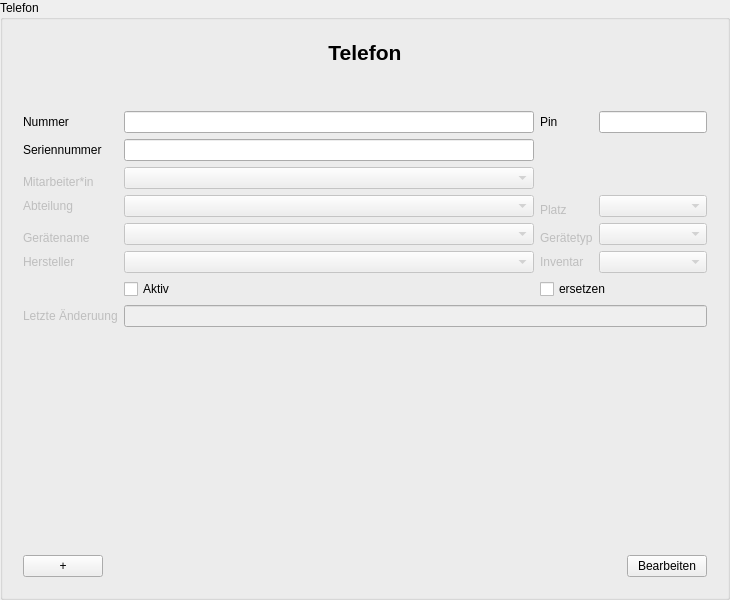
<?xml version="1.0" encoding="UTF-8" ?>
<ui version="4.0">
 <class>PhoneInputArea</class>
 <widget class="QGroupBox" name="PhoneInputArea">
  <property name="geometry">
   <rect>
    <x>0</x>
    <y>0</y>
    <width>730</width>
    <height>600</height>
   </rect>
  </property>
  <property name="windowTitle">
   <string>Telefon</string>
  </property>
  <property name="accessibleName">
   <string>PhoneInputDialog</string>
  </property>
  <property name="title">
   <string>Telefon</string>
  </property>
  <layout class="QVBoxLayout" name="verticalLayout_3">
   <item>
    <widget class="QWidget" name="formLayoutWidget" native="true">
     <layout class="QVBoxLayout" name="verticalLayout_2">
      <item>
       <layout class="QVBoxLayout" name="verticalLayout">
        <item>
         <widget class="QLabel" name="headerLabel">
          <property name="font">
           <font>
            <pointsize>16</pointsize>
            <weight>75</weight>
            <bold>true</bold>
           </font>
          </property>
          <property name="text">
           <string>Telefon</string>
          </property>
          <property name="alignment">
           <set>Qt::AlignCenter</set>
          </property>
         </widget>
        </item>
       </layout>
      </item>
      <item>
       <spacer name="verticalSpacer">
        <property name="orientation">
         <enum>Qt::Vertical</enum>
        </property>
        <property name="sizeType">
         <enum>QSizePolicy::Preferred</enum>
        </property>
        <property name="sizeHint" stdset="0">
         <size>
          <width>20</width>
          <height>40</height>
         </size>
        </property>
       </spacer>
      </item>
      <item>
       <layout class="QGridLayout" name="gridLayout">
        <item row="6" column="0">
         <widget class="QLabel" name="deviceNameLabel">
          <property name="enabled">
           <bool>false</bool>
          </property>
          <property name="text">
           <string>Gerätename</string>
          </property>
          <property name="alignment">
           <set>Qt::AlignBottom|Qt::AlignLeading|Qt::AlignLeft</set>
          </property>
          <property name="buddy">
           <cstring>deviceNameComboBox</cstring>
          </property>
         </widget>
        </item>
        <item row="4" column="2">
         <widget class="QLabel" name="placeLabel">
          <property name="enabled">
           <bool>false</bool>
          </property>
          <property name="text">
           <string>Platz</string>
          </property>
          <property name="alignment">
           <set>Qt::AlignBottom|Qt::AlignLeading|Qt::AlignLeft</set>
          </property>
          <property name="buddy">
           <cstring>placeComboBox</cstring>
          </property>
         </widget>
        </item>
        <item row="1" column="3">
         <widget class="QLineEdit" name="pinLineEdit">
          <property name="sizePolicy">
           <sizepolicy hsizetype="Preferred" vsizetype="Fixed">
            <horstretch>0</horstretch>
            <verstretch>0</verstretch>
           </sizepolicy>
          </property>
         </widget>
        </item>
        <item row="1" column="2">
         <widget class="QLabel" name="pinLabel">
          <property name="text">
           <string>Pin</string>
          </property>
          <property name="buddy">
           <cstring>pinLineEdit</cstring>
          </property>
         </widget>
        </item>
        <item row="2" column="1">
         <widget class="QLineEdit" name="serialNumberLineEdit" />
        </item>
        <item row="1" column="1">
         <widget class="QLineEdit" name="numberLineEdit">
          <property name="sizePolicy">
           <sizepolicy hsizetype="Preferred" vsizetype="Fixed">
            <horstretch>0</horstretch>
            <verstretch>0</verstretch>
           </sizepolicy>
          </property>
         </widget>
        </item>
        <item row="8" column="0">
         <widget class="QLabel" name="manufacturerLabel">
          <property name="enabled">
           <bool>false</bool>
          </property>
          <property name="text">
           <string>Hersteller</string>
          </property>
          <property name="buddy">
           <cstring>manufacturerComboBox</cstring>
          </property>
         </widget>
        </item>
        <item row="6" column="1">
         <widget class="QComboBox" name="deviceNameComboBox">
          <property name="enabled">
           <bool>false</bool>
          </property>
         </widget>
        </item>
        <item row="6" column="3">
         <widget class="QComboBox" name="deviceTypeComboBox">
          <property name="enabled">
           <bool>false</bool>
          </property>
         </widget>
        </item>
        <item row="1" column="0">
         <widget class="QLabel" name="numberLabel">
          <property name="text">
           <string>Nummer</string>
          </property>
          <property name="buddy">
           <cstring>numberLineEdit</cstring>
          </property>
         </widget>
        </item>
        <item row="8" column="2">
         <widget class="QLabel" name="inventoryLabel">
          <property name="enabled">
           <bool>false</bool>
          </property>
          <property name="text">
           <string>Inventar</string>
          </property>
          <property name="buddy">
           <cstring>inventoryComboBox</cstring>
          </property>
         </widget>
        </item>
        <item row="6" column="2">
         <widget class="QLabel" name="deviceTypeLabel">
          <property name="enabled">
           <bool>false</bool>
          </property>
          <property name="text">
           <string>Gerätetyp</string>
          </property>
          <property name="alignment">
           <set>Qt::AlignBottom|Qt::AlignLeading|Qt::AlignLeft</set>
          </property>
          <property name="buddy">
           <cstring>deviceTypeComboBox</cstring>
          </property>
         </widget>
        </item>
        <item row="4" column="1">
         <widget class="QComboBox" name="departmentComboBox">
          <property name="enabled">
           <bool>false</bool>
          </property>
         </widget>
        </item>
        <item row="4" column="3">
         <widget class="QComboBox" name="placeComboBox">
          <property name="enabled">
           <bool>false</bool>
          </property>
         </widget>
        </item>
        <item row="3" column="0">
         <widget class="QLabel" name="employeeLabel">
          <property name="enabled">
           <bool>false</bool>
          </property>
          <property name="text">
           <string>Mitarbeiter*in</string>
          </property>
          <property name="alignment">
           <set>Qt::AlignBottom|Qt::AlignLeading|Qt::AlignLeft</set>
          </property>
          <property name="buddy">
           <cstring>employeeComboBox</cstring>
          </property>
         </widget>
        </item>
        <item row="8" column="3">
         <widget class="QComboBox" name="inventoryComboBox">
          <property name="enabled">
           <bool>false</bool>
          </property>
         </widget>
        </item>
        <item row="2" column="0">
         <widget class="QLabel" name="serialNumberLabel">
          <property name="text">
           <string>Seriennummer</string>
          </property>
          <property name="buddy">
           <cstring>serialNumberLineEdit</cstring>
          </property>
         </widget>
        </item>
        <item row="9" column="1">
         <widget class="QCheckBox" name="activeCheckBox">
          <property name="text">
           <string>Aktiv</string>
          </property>
         </widget>
        </item>
        <item row="4" column="0">
         <widget class="QLabel" name="departmentLabel">
          <property name="enabled">
           <bool>false</bool>
          </property>
          <property name="text">
           <string>Abteilung</string>
          </property>
          <property name="buddy">
           <cstring>departmentComboBox</cstring>
          </property>
         </widget>
        </item>
        <item row="8" column="1">
         <widget class="QComboBox" name="manufacturerComboBox">
          <property name="enabled">
           <bool>false</bool>
          </property>
         </widget>
        </item>
        <item row="3" column="1">
         <widget class="QComboBox" name="employeeComboBox">
          <property name="enabled">
           <bool>false</bool>
          </property>
         </widget>
        </item>
        <item row="10" column="0">
         <widget class="QLabel" name="lastUpdateLabel">
          <property name="enabled">
           <bool>false</bool>
          </property>
          <property name="text">
           <string>Letzte Änderuung</string>
          </property>
          <property name="buddy">
           <cstring>lastUpdateLineEdit</cstring>
          </property>
         </widget>
        </item>
        <item row="9" column="2" colspan="2">
         <widget class="QCheckBox" name="replaceCheckBox">
          <property name="text">
           <string>ersetzen</string>
          </property>
         </widget>
        </item>
        <item row="10" column="1" colspan="3">
         <widget class="QLineEdit" name="lastUpdateLineEdit">
          <property name="enabled">
           <bool>false</bool>
          </property>
         </widget>
        </item>
       </layout>
      </item>
      <item>
       <spacer name="verticalSpacer_2">
        <property name="orientation">
         <enum>Qt::Vertical</enum>
        </property>
        <property name="sizeHint" stdset="0">
         <size>
          <width>20</width>
          <height>40</height>
         </size>
        </property>
       </spacer>
      </item>
      <item>
       <layout class="QHBoxLayout" name="horizontalLayout">
        <item>
         <widget class="QPushButton" name="addPushButton">
          <property name="text">
           <string>+</string>
          </property>
         </widget>
        </item>
        <item>
         <spacer name="horizontalSpacer">
          <property name="orientation">
           <enum>Qt::Horizontal</enum>
          </property>
          <property name="sizeHint" stdset="0">
           <size>
            <width>40</width>
            <height>20</height>
           </size>
          </property>
         </spacer>
        </item>
        <item>
         <widget class="QPushButton" name="editFinishPushButton">
          <property name="text">
           <string>Bearbeiten</string>
          </property>
         </widget>
        </item>
       </layout>
      </item>
     </layout>
    </widget>
   </item>
  </layout>
 </widget>
 <tabstops>
  <tabstop>numberLineEdit</tabstop>
  <tabstop>pinLineEdit</tabstop>
  <tabstop>serialNumberLineEdit</tabstop>
  <tabstop>employeeComboBox</tabstop>
  <tabstop>departmentComboBox</tabstop>
  <tabstop>placeComboBox</tabstop>
  <tabstop>deviceNameComboBox</tabstop>
  <tabstop>deviceTypeComboBox</tabstop>
  <tabstop>manufacturerComboBox</tabstop>
  <tabstop>inventoryComboBox</tabstop>
  <tabstop>activeCheckBox</tabstop>
  <tabstop>replaceCheckBox</tabstop>
  <tabstop>lastUpdateLineEdit</tabstop>
  <tabstop>addPushButton</tabstop>
  <tabstop>editFinishPushButton</tabstop>
 </tabstops>
 <resources />
 <connections />
</ui>
